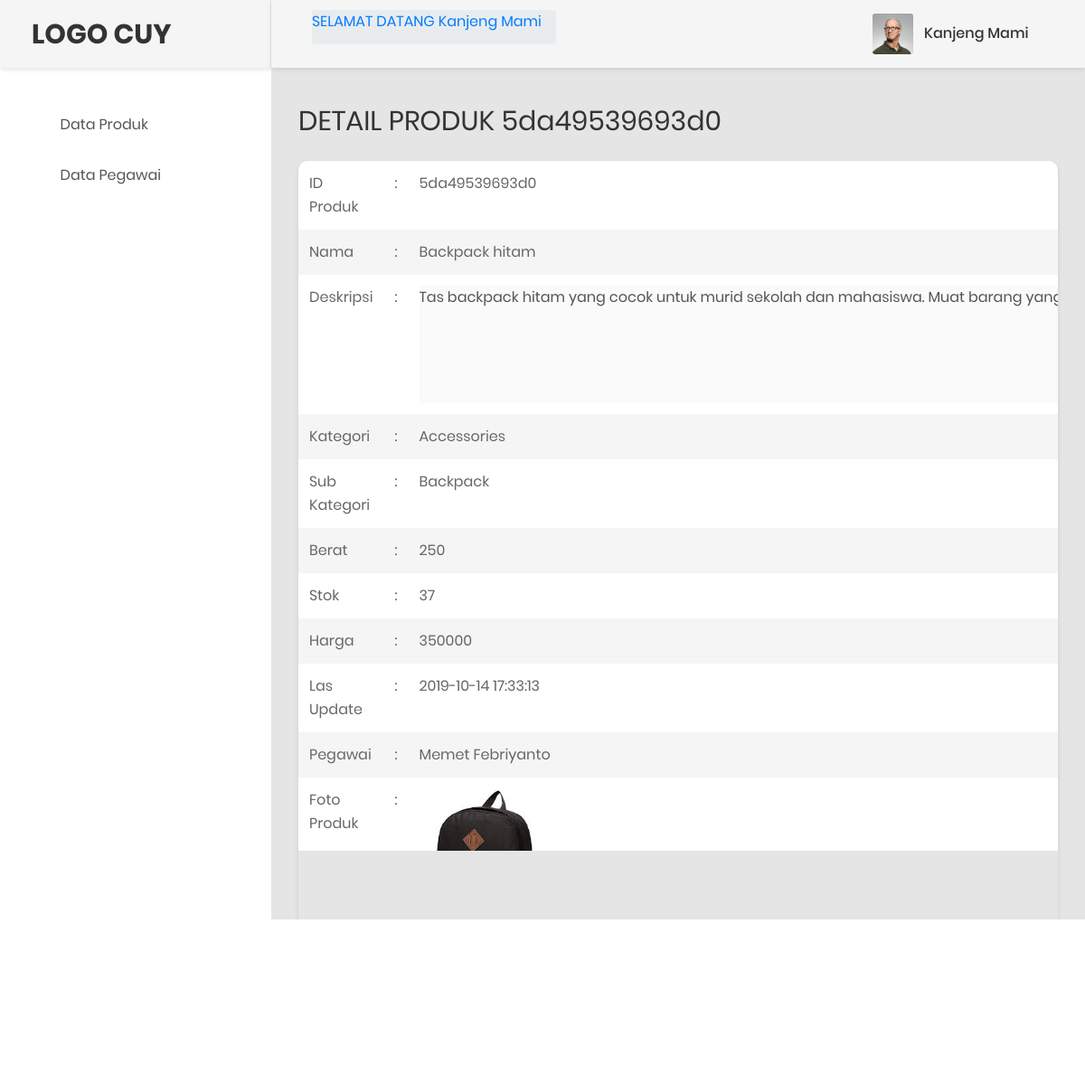
Page /admin/detailproduk.php?id=5da49539693d0 (signed in) on the committed database.
### tables this page shows
CREATE TABLE `produk` (
  `idproduk` varchar(20) NOT NULL,
  `namaproduk` varchar(50) NOT NULL,
  `deskripsi` varchar(500) NOT NULL,
  `idkategori` varchar(10) NOT NULL,
  `idsub_kategori` varchar(10) NOT NULL,
  `file_gambar` varchar(500) NOT NULL,
  `berat` int(7) NOT NULL,
  `kuantitas` int(5) NOT NULL,
  `last_update` datetime NOT NULL,
  `idpegawai` varchar(10) NOT NULL,
  `price` int(11) NOT NULL
);

CREATE TABLE `kategori` (
  `idkategori` varchar(10) NOT NULL,
  `namakategori` varchar(50) NOT NULL
);

CREATE TABLE `sub_kategori` (
  `idsub_kategori` varchar(10) NOT NULL,
  `namasubkategori` varchar(50) NOT NULL,
  `idkategori` varchar(10) NOT NULL
);

CREATE TABLE `pegawai` (
  `idpegawai` varchar(10) NOT NULL,
  `username` varchar(20) NOT NULL,
  `nama_lengkap` varchar(50) NOT NULL,
  `email` varchar(50) NOT NULL,
  `idlevel` varchar(2) NOT NULL,
  `password` varchar(20) NOT NULL,
  `foto` varchar(255) DEFAULT NULL
);

### admin/detailproduk.php (the view, shortened to what this page needs)
<!DOCTYPE HTML PUBLIC "-//W3C//DTD HTML 4.01 Transitional//EN"
    "http://www.w3.org/TR/html401/loose.dtd">
    <html lang="en">
<?php
	require_once('config.php');
    $db =mysqli_connect($db_host, $db_username, $db_password, $db_database);
  $id = $_GET["id"];
?>
    <head>
        <link href="css/font-face.css" rel="stylesheet" media="all">
        <link href="vendor/font-awesome-4.7/css/font-awesome.min.css" rel="stylesheet" media="all">
        <link href="vendor/font-awesome-5/css/fontawesome-all.min.css" rel="stylesheet" media="all">
        <link href="vendor/mdi-font/css/material-design-iconic-font.min.css" rel="stylesheet" media="all">
        <link href="vendor/bootstrap-4.1/bootstrap.min.css" rel="stylesheet" media="all">
        <link href="vendor/animsition/animsition.min.css" rel="stylesheet" media="all">
        <link href="vendor/bootstrap-progressbar/bootstrap-progressbar-3.3.4.min.css" rel="stylesheet" media="all">
        <link href="vendor/wow/animate.css" rel="stylesheet" media="all">
        <link href="vendor/css-hamburgers/hamburgers.min.css" rel="stylesheet" media="all">
        <link href="vendor/slick/slick.css" rel="stylesheet" media="all">
        <link href="vendor/select2/select2.min.css" rel="stylesheet" media="all">
        <link href="vendor/perfect-scrollbar/perfect-scrollbar.css" rel="stylesheet" media="all">
        <link href="css/theme.css" rel="stylesheet" media="all">
    </head>
    <body class="animsition">
        <div class="page-wrapper">
            <?php include('menuadmin.php'); ?>
            <div class="page-container">
                <?php include('headeradmin.php'); ?>
                <div class="main-content" style="padding-left: 30px ; width: 100% ; padding-right: 30px " >
                    <div class="row">
                            <div class="col-md-12">
                                <div class="overview-wrap">
                                    <h2 class="title-1">DETAIL PRODUK <?php echo $id; ?></h2>
                                </div>
                            </div>
                    </div>
                    <br>
                    <div class="table-responsive table--no-card m-b-40">
		                  <table class="table table-borderless table-striped table-produk" style="width:100%">
	                       <?php
                            $id = mysqli_real_escape_string($db,$_GET["id"]);
                            $query = "SELECT a.idproduk as ID, a.namaproduk as Nama, a.deskripsi as Deskripsi, b.namakategori as Kategori, c.namasubkategori as Subkategori, a.berat as Berat, a.kuantitas as Stok, a.last_update as Lastupdate, d.nama_lengkap as Pegawai, a.price as Harga, a.file_gambar as Gambar FROM produk a, kategori b, sub_kategori c, pegawai d WHERE a.idproduk = '$id' AND a.idkategori = b.idkategori AND a.idsub_kategori = c.idsub_kategori AND a.idpegawai = d.idpegawai";
                            $produk = mysqli_query($db, $query);
                        foreach ($produk as $row ) {
                            echo '<tr>';
                            echo "<td width='30px'>ID Produk</td>
                                <td>:</td>";
                            echo '<td width="70px">'.$row["ID"].'</td> ';
                            echo '</tr>';
                            echo '<tr>';
                            echo "<td >Nama</td>
                                <td>:</td>";
                            echo '<td>'.$row["Nama"].'</td> ';
                            echo '</tr>';
                            echo '<tr>';
                            echo "<td width='30%'>Deskripsi</td>
                                <td>:</td>";
                            echo '<td width="70%"><textarea disabled rows="5" cols="70">'.$row["Deskripsi"].'</textarea></td>';
                            echo '</tr>';
                            echo '<tr>';
                            echo "<td >Kategori</td>
                                <td>:</td>";
                            echo '<td>'.$row["Kategori"].'</td>';
                            echo '</tr>';
                            echo '<tr>';
                            echo "<td >Sub Kategori</td>
                                <td>:</td>";
                            echo '<td>'.$row["Subkategori"].'</td>';
                            echo '</tr>';
                            echo '<tr>';
                            echo "<td >Berat</td>
                                <td>:</td>";
                            echo '<td>'.$row["Berat"].'</td>';
                            echo '</tr>';
                            echo '<tr>';
                            echo "<td >Stok</td>
                                <td>:</td>";
                            echo '<td>'.$row["Stok"].'</td>';
                            echo '</tr>';
                            echo '<tr>';
                            echo "<td >Harga</td>
                                <td>:</td>";
                            echo '<td>'.$row["Harga"].'</td>';
                            echo '</tr>';
                            echo '<tr>';
                            echo "<td >Las Update</td>
                                <td>:</td>";
                            echo '<td>'.$row["Lastupdate"].'</td>';
                            echo '</tr>';
                            echo '<tr>';
                            echo "<td >Pegawai</td>
                                <td>:</td>";
                            echo '<td>'.$row["Pegawai"].'</td>';
                            echo '</tr>';
                            echo '<tr>';
                            echo "<td >Foto Produk</td>
                                <td>:</td>";
                            echo '<td><img src="images/produk/'.$row["Gambar"].'" alt="Foto Produk" width="142" height="162">
                            </td>';
                            echo '</tr>';
                        }
                        ?>
                        <tr>
                            <?php
                            echo '<td colspan="3" align="center"><a href="editproduk.php?id='.$row["ID"].'">Edit</a>
                            </td>'
                            ?>
                        </tr>
                        <tr>
                            <td colspan="3" align="center"><a href="semua_produk.php">Kembali</a></td>
                        </tr>
		</table>
	  				</div>
                </div>
            </div>
        </div>
    </body>
    </html>

### rows in the picture
produk: idproduk "5da49539693d0", namaproduk "Backpack hitam", deskripsi "Tas backpack hitam yang cocok untuk murid sekolah dan mahasiswa. Muat barang yang cukup banyak.", idkategori.namakategori "Accessories", idsub_kategori.namasubkategori "Backpack", berat "250", kuantitas "37", price "350000", last_update "2019-10-14 17:33:13", idpegawai.nama_lengkap "Memet Febriyanto", file_gambar (picture)

### other values in the picture
$_SESSION['nama_lengkap'] "Kanjeng Mami"
$id "5da49539693d0"
